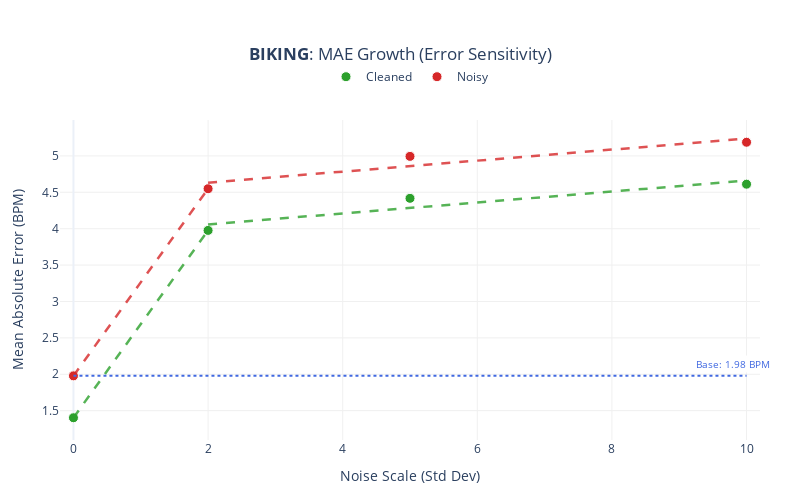
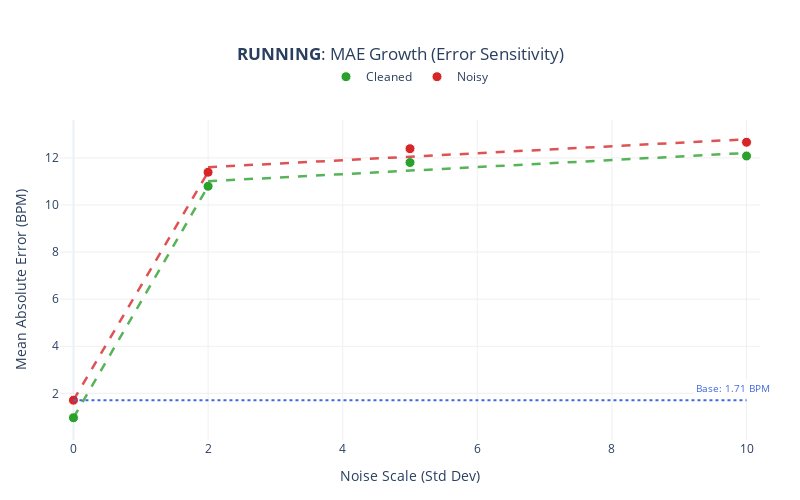
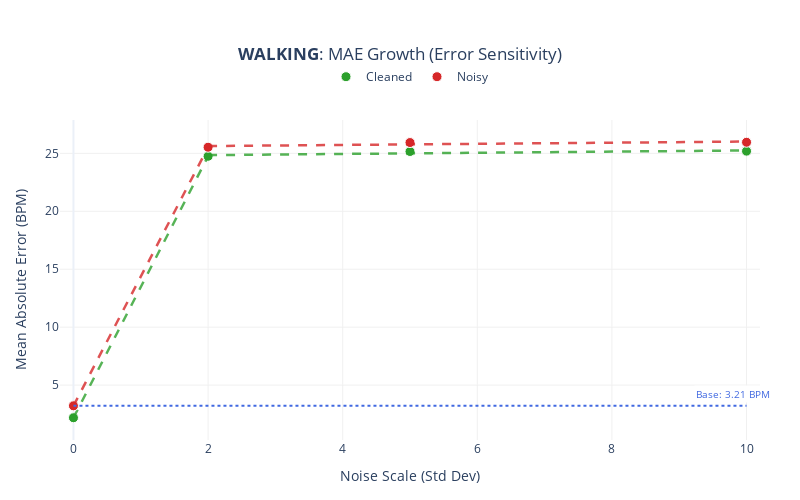

The cell these charts' notebook holds for them, in order:
### Code cell
# %%
import pandas as pd
import numpy as np
import plotly.graph_objects as go
from sklearn.linear_model import LinearRegression
import os

# Ensure output directory exists (optional)
output_dir = "plots"
os.makedirs(output_dir, exist_ok=True)

df_res = pd.DataFrame(results_log)

def add_piecewise_fits_mae(fig, df_variant, name, color):
    if df_variant.empty:
        return

    # Sort data
    df_v = df_variant.sort_values("Scale")
    x = df_v["Scale"].values.reshape(-1, 1)
    y = df_v["MAE"].values

    # 1. Scatter Points
    fig.add_trace(go.Scatter(
        x=x.flatten(), y=y, mode="markers", name=name,
        marker=dict(color=color, size=10, line=dict(width=1, color="white")),
        legendgroup=name
    ))

    # --- SEGMENT 1: LOW NOISE (Scale 0 to 2) ---
    mask_1 = (x.flatten() <= 2)
    if np.sum(mask_1) >= 2:
        model_1 = LinearRegression().fit(x[mask_1], y[mask_1])
        x_range_1 = np.linspace(0, 2, 20).reshape(-1, 1)
        y_range_1 = model_1.predict(x_range_1) # No cap needed for MAE

        fig.add_trace(go.Scatter(
            x=x_range_1.flatten(), y=y_range_1, 
            mode="lines", 
            line=dict(color=color, width=2.5, dash="dash"), 
            opacity=0.8,
            showlegend=False, 
            legendgroup=name, 
            hoverinfo="skip"
        ))

    # --- SEGMENT 2: HIGH NOISE (Scale 2 to 10) ---
    mask_2 = (x.flatten() >= 2)
    if np.sum(mask_2) >= 2:
        model_2 = LinearRegression().fit(x[mask_2], y[mask_2])
        x_range_2 = np.linspace(2, 10, 50).reshape(-1, 1)
        y_range_2 = model_2.predict(x_range_2)

        fig.add_trace(go.Scatter(
            x=x_range_2.flatten(), y=y_range_2, 
            mode="lines", 
            line=dict(color=color, width=2.5, dash="dash"),
            opacity=0.8,
            showlegend=False, 
            legendgroup=name, 
            hoverinfo="skip"
        ))

# Loop to create 3 separate figures
for sport in SPORTS:
    fig = go.Figure()
    sport_data = df_res[df_res["Sport"] == sport]
    
    # 1. Add Blue Baseline (Scale 0 Uncleaned)
    base_data = sport_data[(sport_data["Scale"] == 0) & (sport_data["Variant"] == "Uncleaned")]
    if not base_data.empty:
        baseline_y = base_data["MAE"].values[0]
        
        fig.add_shape(
            type="line", x0=0, x1=10, y0=baseline_y, y1=baseline_y,
            line=dict(color="royalblue", width=2, dash="dot")
        )
        fig.add_annotation(
            x=9.8, y=baseline_y, text=f"Base: {baseline_y:.2f} BPM",
            showarrow=False, font=dict(color="royalblue", size=10),
            bgcolor="white", yshift=12 # Shift UP for MAE
        )

    # 2. Add Traces (Cleaned vs Noisy)
    add_piecewise_fits_mae(fig, sport_data[sport_data["Variant"] == "Cleaned"], "Cleaned", "#2ca02c")
    add_piecewise_fits_mae(fig, sport_data[sport_data["Variant"] == "Uncleaned"], "Noisy", "#d62728")

    # 3. Formatting
    fig.update_layout(
        title=dict(text=f"<b>{sport.upper()}</b>: MAE Growth (Error Sensitivity)", x=0.5),
        template="plotly_white",
        width=800, height=500,
        margin=dict(t=120, b=60, l=60, r=40),
        legend=dict(orientation="h", yanchor="bottom", y=1.09, xanchor="center", x=0.5),
        xaxis=dict(title="Noise Scale (Std Dev)", gridcolor="#f0f0f0", range=[-0.2, 10.2]),
        yaxis=dict(title="Mean Absolute Error (BPM)", gridcolor="#f0f0f0")
    )
    
    fig.update_yaxes(range=[0, None])

    fig.show()

    # --- SAVE COMMAND ---
    filename = f"{output_dir}/{sport}_mae_growth.png"
    fig.write_image(filename)
    print(f"✅ Saved PNG: {filename}")

### Figure 1 — Plotly figure (JSON) as saved in the notebook; plotly's stock layout.template omitted (floating-point values rounded to 4 significant figures)
{"data": [{"legendgroup": "Cleaned", "marker": {"color": "#2ca02c", "line": {"color": "white", "width": 1}, "size": 10}, "mode": "markers", "name": "Cleaned", "type": "scatter", "x": [0, 2, 5, 10], "y": [1.403, 3.976, 4.417, 4.611]}, {"hoverinfo": "skip", "legendgroup": "Cleaned", "line": {"color": "#2ca02c", "dash": "dash", "width": 2.5}, "mode": "lines", "opacity": 0.8, "showlegend": false, "type": "scatter", "x": [0.0, 0.1053, 0.2105, 0.3158, 0.4211, 0.5263, 0.6316, 0.7368, 0.8421, 0.9474, 1.053, 1.158, 1.263, 1.368, 1.474, 1.579, 1.684, 1.789, 1.895, 2.0], "y": [1.403, 1.538, 1.673, 1.809, 1.944, 2.08, 2.215, 2.351, 2.486, 2.622, 2.757, 2.893, 3.028, 3.164, 3.299, 3.435, 3.57, 3.706, 3.841, 3.976]}, {"hoverinfo": "skip", "legendgroup": "Cleaned", "line": {"color": "#2ca02c", "dash": "dash", "width": 2.5}, "mode": "lines", "opacity": 0.8, "showlegend": false, "type": "scatter", "x": [2.0, 2.163, 2.327, 2.49, 2.653, 2.816, 2.98, 3.143, 3.306, 3.469, 3.633, 3.796, 3.959, 4.122, 4.286, 4.449, 4.612, 4.776, 4.939, 5.102, 5.265, 5.429, 5.592, 5.755, 5.918, 6.082, 6.245, 6.408, 6.571, 6.735, 6.898, 7.061, 7.224, 7.388, 7.551, 7.714, 7.878, 8.041, 8.204, 8.367, 8.531, 8.694, 8.857, 9.02, 9.184, 9.347, 9.51, 9.673, 9.837, 10.0], "y": [4.059, 4.072, 4.084, 4.096, 4.108, 4.121, 4.133, 4.145, 4.157, 4.17, 4.182, 4.194, 4.207, 4.219, 4.231, 4.243, 4.256, 4.268, 4.28, 4.293, 4.305, 4.317, 4.329, 4.342, 4.354, 4.366, 4.379, 4.391, 4.403, 4.415, 4.428, 4.44, 4.452, 4.464, 4.477, 4.489, 4.501, 4.514, 4.526, 4.538, 4.55, 4.563, 4.575, 4.587, 4.6, 4.612, 4.624, 4.636, 4.649, 4.661]}, {"legendgroup": "Noisy", "marker": {"color": "#d62728", "line": {"color": "white", "width": 1}, "size": 10}, "mode": "markers", "name": "Noisy", "type": "scatter", "x": [0, 2, 5, 10], "y": [1.978, 4.549, 4.994, 5.188]}, {"hoverinfo": "skip", "legendgroup": "Noisy", "line": {"color": "#d62728", "dash": "dash", "width": 2.5}, "mode": "lines", "opacity": 0.8, "showlegend": false, "type": "scatter", "x": [0.0, 0.1053, 0.2105, 0.3158, 0.4211, 0.5263, 0.6316, 0.7368, 0.8421, 0.9474, 1.053, 1.158, 1.263, 1.368, 1.474, 1.579, 1.684, 1.789, 1.895, 2.0], "y": [1.978, 2.113, 2.249, 2.384, 2.519, 2.655, 2.79, 2.925, 3.061, 3.196, 3.331, 3.467, 3.602, 3.737, 3.872, 4.008, 4.143, 4.278, 4.414, 4.549]}, {"hoverinfo": "skip", "legendgroup": "Noisy", "line": {"color": "#d62728", "dash": "dash", "width": 2.5}, "mode": "lines", "opacity": 0.8, "showlegend": false, "type": "scatter", "x": [2.0, 2.163, 2.327, 2.49, 2.653, 2.816, 2.98, 3.143, 3.306, 3.469, 3.633, 3.796, 3.959, 4.122, 4.286, 4.449, 4.612, 4.776, 4.939, 5.102, 5.265, 5.429, 5.592, 5.755, 5.918, 6.082, 6.245, 6.408, 6.571, 6.735, 6.898, 7.061, 7.224, 7.388, 7.551, 7.714, 7.878, 8.041, 8.204, 8.367, 8.531, 8.694, 8.857, 9.02, 9.184, 9.347, 9.51, 9.673, 9.837, 10.0], "y": [4.633, 4.645, 4.657, 4.67, 4.682, 4.695, 4.707, 4.719, 4.732, 4.744, 4.756, 4.769, 4.781, 4.793, 4.806, 4.818, 4.83, 4.843, 4.855, 4.867, 4.88, 4.892, 4.905, 4.917, 4.929, 4.942, 4.954, 4.966, 4.979, 4.991, 5.003, 5.016, 5.028, 5.04, 5.053, 5.065, 5.077, 5.09, 5.102, 5.115, 5.127, 5.139, 5.152, 5.164, 5.176, 5.189, 5.201, 5.213, 5.226, 5.238]}], "layout": {"annotations": [{"bgcolor": "white", "font": {"color": "royalblue", "size": 10}, "showarrow": false, "text": "Base: 1.98 BPM", "x": 9.8, "y": 1.978, "yshift": 12}], "height": 500, "legend": {"orientation": "h", "x": 0.5, "xanchor": "center", "y": 1.09, "yanchor": "bottom"}, "margin": {"b": 60, "l": 60, "r": 40, "t": 120}, "shapes": [{"line": {"color": "royalblue", "dash": "dot", "width": 2}, "type": "line", "x0": 0, "x1": 10, "y0": 1.978, "y1": 1.978}], "title": {"text": "<b>BIKING</b>: MAE Growth (Error Sensitivity)", "x": 0.5}, "width": 800, "xaxis": {"gridcolor": "#f0f0f0", "range": [-0.2, 10.2], "title": {"text": "Noise Scale (Std Dev)"}}, "yaxis": {"gridcolor": "#f0f0f0", "range": [0, null], "title": {"text": "Mean Absolute Error (BPM)"}}}}

### Figure 2 — Plotly figure (JSON) as saved in the notebook; plotly's stock layout.template omitted (floating-point values rounded to 4 significant figures)
{"data": [{"legendgroup": "Cleaned", "marker": {"color": "#2ca02c", "line": {"color": "white", "width": 1}, "size": 10}, "mode": "markers", "name": "Cleaned", "type": "scatter", "x": [0, 2, 5, 10], "y": [0.9635, 10.79, 11.8, 12.08]}, {"hoverinfo": "skip", "legendgroup": "Cleaned", "line": {"color": "#2ca02c", "dash": "dash", "width": 2.5}, "mode": "lines", "opacity": 0.8, "showlegend": false, "type": "scatter", "x": [0.0, 0.1053, 0.2105, 0.3158, 0.4211, 0.5263, 0.6316, 0.7368, 0.8421, 0.9474, 1.053, 1.158, 1.263, 1.368, 1.474, 1.579, 1.684, 1.789, 1.895, 2.0], "y": [0.9635, 1.481, 1.998, 2.516, 3.033, 3.55, 4.068, 4.585, 5.102, 5.62, 6.137, 6.655, 7.172, 7.689, 8.207, 8.724, 9.241, 9.759, 10.28, 10.79]}, {"hoverinfo": "skip", "legendgroup": "Cleaned", "line": {"color": "#2ca02c", "dash": "dash", "width": 2.5}, "mode": "lines", "opacity": 0.8, "showlegend": false, "type": "scatter", "x": [2.0, 2.163, 2.327, 2.49, 2.653, 2.816, 2.98, 3.143, 3.306, 3.469, 3.633, 3.796, 3.959, 4.122, 4.286, 4.449, 4.612, 4.776, 4.939, 5.102, 5.265, 5.429, 5.592, 5.755, 5.918, 6.082, 6.245, 6.408, 6.571, 6.735, 6.898, 7.061, 7.224, 7.388, 7.551, 7.714, 7.878, 8.041, 8.204, 8.367, 8.531, 8.694, 8.857, 9.02, 9.184, 9.347, 9.51, 9.673, 9.837, 10.0], "y": [11.01, 11.03, 11.06, 11.08, 11.11, 11.13, 11.16, 11.18, 11.2, 11.23, 11.25, 11.28, 11.3, 11.33, 11.35, 11.38, 11.4, 11.42, 11.45, 11.47, 11.5, 11.52, 11.55, 11.57, 11.6, 11.62, 11.65, 11.67, 11.69, 11.72, 11.74, 11.77, 11.79, 11.82, 11.84, 11.87, 11.89, 11.91, 11.94, 11.96, 11.99, 12.01, 12.04, 12.06, 12.09, 12.11, 12.13, 12.16, 12.18, 12.21]}, {"legendgroup": "Noisy", "marker": {"color": "#d62728", "line": {"color": "white", "width": 1}, "size": 10}, "mode": "markers", "name": "Noisy", "type": "scatter", "x": [0, 2, 5, 10], "y": [1.709, 11.39, 12.39, 12.66]}, {"hoverinfo": "skip", "legendgroup": "Noisy", "line": {"color": "#d62728", "dash": "dash", "width": 2.5}, "mode": "lines", "opacity": 0.8, "showlegend": false, "type": "scatter", "x": [0.0, 0.1053, 0.2105, 0.3158, 0.4211, 0.5263, 0.6316, 0.7368, 0.8421, 0.9474, 1.053, 1.158, 1.263, 1.368, 1.474, 1.579, 1.684, 1.789, 1.895, 2.0], "y": [1.709, 2.218, 2.728, 3.238, 3.747, 4.257, 4.766, 5.276, 5.785, 6.295, 6.805, 7.314, 7.824, 8.333, 8.843, 9.352, 9.862, 10.37, 10.88, 11.39]}, {"hoverinfo": "skip", "legendgroup": "Noisy", "line": {"color": "#d62728", "dash": "dash", "width": 2.5}, "mode": "lines", "opacity": 0.8, "showlegend": false, "type": "scatter", "x": [2.0, 2.163, 2.327, 2.49, 2.653, 2.816, 2.98, 3.143, 3.306, 3.469, 3.633, 3.796, 3.959, 4.122, 4.286, 4.449, 4.612, 4.776, 4.939, 5.102, 5.265, 5.429, 5.592, 5.755, 5.918, 6.082, 6.245, 6.408, 6.571, 6.735, 6.898, 7.061, 7.224, 7.388, 7.551, 7.714, 7.878, 8.041, 8.204, 8.367, 8.531, 8.694, 8.857, 9.02, 9.184, 9.347, 9.51, 9.673, 9.837, 10.0], "y": [11.6, 11.63, 11.65, 11.68, 11.7, 11.72, 11.75, 11.77, 11.8, 11.82, 11.85, 11.87, 11.89, 11.92, 11.94, 11.97, 11.99, 12.02, 12.04, 12.06, 12.09, 12.11, 12.14, 12.16, 12.19, 12.21, 12.23, 12.26, 12.28, 12.31, 12.33, 12.35, 12.38, 12.4, 12.43, 12.45, 12.48, 12.5, 12.52, 12.55, 12.57, 12.6, 12.62, 12.65, 12.67, 12.69, 12.72, 12.74, 12.77, 12.79]}], "layout": {"annotations": [{"bgcolor": "white", "font": {"color": "royalblue", "size": 10}, "showarrow": false, "text": "Base: 1.71 BPM", "x": 9.8, "y": 1.709, "yshift": 12}], "height": 500, "legend": {"orientation": "h", "x": 0.5, "xanchor": "center", "y": 1.09, "yanchor": "bottom"}, "margin": {"b": 60, "l": 60, "r": 40, "t": 120}, "shapes": [{"line": {"color": "royalblue", "dash": "dot", "width": 2}, "type": "line", "x0": 0, "x1": 10, "y0": 1.709, "y1": 1.709}], "title": {"text": "<b>RUNNING</b>: MAE Growth (Error Sensitivity)", "x": 0.5}, "width": 800, "xaxis": {"gridcolor": "#f0f0f0", "range": [-0.2, 10.2], "title": {"text": "Noise Scale (Std Dev)"}}, "yaxis": {"gridcolor": "#f0f0f0", "range": [0, null], "title": {"text": "Mean Absolute Error (BPM)"}}}}

### Figure 3 — Plotly figure (JSON) as saved in the notebook; plotly's stock layout.template omitted (floating-point values rounded to 4 significant figures)
{"data": [{"legendgroup": "Cleaned", "marker": {"color": "#2ca02c", "line": {"color": "white", "width": 1}, "size": 10}, "mode": "markers", "name": "Cleaned", "type": "scatter", "x": [0, 2, 5, 10], "y": [2.179, 24.75, 25.16, 25.19]}, {"hoverinfo": "skip", "legendgroup": "Cleaned", "line": {"color": "#2ca02c", "dash": "dash", "width": 2.5}, "mode": "lines", "opacity": 0.8, "showlegend": false, "type": "scatter", "x": [0.0, 0.1053, 0.2105, 0.3158, 0.4211, 0.5263, 0.6316, 0.7368, 0.8421, 0.9474, 1.053, 1.158, 1.263, 1.368, 1.474, 1.579, 1.684, 1.789, 1.895, 2.0], "y": [2.179, 3.367, 4.555, 5.742, 6.93, 8.118, 9.306, 10.49, 11.68, 12.87, 14.06, 15.24, 16.43, 17.62, 18.81, 19.99, 21.18, 22.37, 23.56, 24.75]}, {"hoverinfo": "skip", "legendgroup": "Cleaned", "line": {"color": "#2ca02c", "dash": "dash", "width": 2.5}, "mode": "lines", "opacity": 0.8, "showlegend": false, "type": "scatter", "x": [2.0, 2.163, 2.327, 2.49, 2.653, 2.816, 2.98, 3.143, 3.306, 3.469, 3.633, 3.796, 3.959, 4.122, 4.286, 4.449, 4.612, 4.776, 4.939, 5.102, 5.265, 5.429, 5.592, 5.755, 5.918, 6.082, 6.245, 6.408, 6.571, 6.735, 6.898, 7.061, 7.224, 7.388, 7.551, 7.714, 7.878, 8.041, 8.204, 8.367, 8.531, 8.694, 8.857, 9.02, 9.184, 9.347, 9.51, 9.673, 9.837, 10.0], "y": [24.85, 24.85, 24.86, 24.87, 24.88, 24.89, 24.9, 24.9, 24.91, 24.92, 24.93, 24.94, 24.94, 24.95, 24.96, 24.97, 24.98, 24.99, 24.99, 25.0, 25.01, 25.02, 25.03, 25.03, 25.04, 25.05, 25.06, 25.07, 25.08, 25.08, 25.09, 25.1, 25.11, 25.12, 25.12, 25.13, 25.14, 25.15, 25.16, 25.17, 25.17, 25.18, 25.19, 25.2, 25.21, 25.21, 25.22, 25.23, 25.24, 25.25]}, {"legendgroup": "Noisy", "marker": {"color": "#d62728", "line": {"color": "white", "width": 1}, "size": 10}, "mode": "markers", "name": "Noisy", "type": "scatter", "x": [0, 2, 5, 10], "y": [3.209, 25.53, 25.93, 25.96]}, {"hoverinfo": "skip", "legendgroup": "Noisy", "line": {"color": "#d62728", "dash": "dash", "width": 2.5}, "mode": "lines", "opacity": 0.8, "showlegend": false, "type": "scatter", "x": [0.0, 0.1053, 0.2105, 0.3158, 0.4211, 0.5263, 0.6316, 0.7368, 0.8421, 0.9474, 1.053, 1.158, 1.263, 1.368, 1.474, 1.579, 1.684, 1.789, 1.895, 2.0], "y": [3.209, 4.383, 5.558, 6.733, 7.907, 9.082, 10.26, 11.43, 12.61, 13.78, 14.96, 16.13, 17.3, 18.48, 19.65, 20.83, 22.0, 23.18, 24.35, 25.53]}, {"hoverinfo": "skip", "legendgroup": "Noisy", "line": {"color": "#d62728", "dash": "dash", "width": 2.5}, "mode": "lines", "opacity": 0.8, "showlegend": false, "type": "scatter", "x": [2.0, 2.163, 2.327, 2.49, 2.653, 2.816, 2.98, 3.143, 3.306, 3.469, 3.633, 3.796, 3.959, 4.122, 4.286, 4.449, 4.612, 4.776, 4.939, 5.102, 5.265, 5.429, 5.592, 5.755, 5.918, 6.082, 6.245, 6.408, 6.571, 6.735, 6.898, 7.061, 7.224, 7.388, 7.551, 7.714, 7.878, 8.041, 8.204, 8.367, 8.531, 8.694, 8.857, 9.02, 9.184, 9.347, 9.51, 9.673, 9.837, 10.0], "y": [25.63, 25.63, 25.64, 25.65, 25.66, 25.67, 25.67, 25.68, 25.69, 25.7, 25.71, 25.71, 25.72, 25.73, 25.74, 25.75, 25.75, 25.76, 25.77, 25.78, 25.78, 25.79, 25.8, 25.81, 25.82, 25.82, 25.83, 25.84, 25.85, 25.86, 25.86, 25.87, 25.88, 25.89, 25.9, 25.9, 25.91, 25.92, 25.93, 25.94, 25.94, 25.95, 25.96, 25.97, 25.98, 25.98, 25.99, 26.0, 26.01, 26.02]}], "layout": {"annotations": [{"bgcolor": "white", "font": {"color": "royalblue", "size": 10}, "showarrow": false, "text": "Base: 3.21 BPM", "x": 9.8, "y": 3.209, "yshift": 12}], "height": 500, "legend": {"orientation": "h", "x": 0.5, "xanchor": "center", "y": 1.09, "yanchor": "bottom"}, "margin": {"b": 60, "l": 60, "r": 40, "t": 120}, "shapes": [{"line": {"color": "royalblue", "dash": "dot", "width": 2}, "type": "line", "x0": 0, "x1": 10, "y0": 3.209, "y1": 3.209}], "title": {"text": "<b>WALKING</b>: MAE Growth (Error Sensitivity)", "x": 0.5}, "width": 800, "xaxis": {"gridcolor": "#f0f0f0", "range": [-0.2, 10.2], "title": {"text": "Noise Scale (Std Dev)"}}, "yaxis": {"gridcolor": "#f0f0f0", "range": [0, null], "title": {"text": "Mean Absolute Error (BPM)"}}}}
